Frame 1 (no input): blank canvas, image omitted
Frame 60 (no input): blank canvas, image omitted
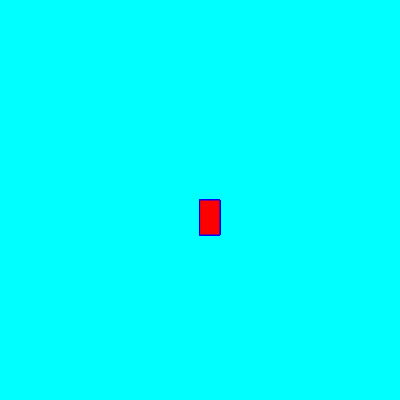
Frame 120 (the mouse pressed at the canvas centre since frame 60)

The p5.js sketch whose frames 1 and 60 were blank and that drew this single picture after the mouse press (run headless with seeded random() and noise() and a simulated clock; from frame 60 on, the mouse is pressed at the canvas centre):

// p5.js sketch
// ── sketch.js
function setup() {
  createCanvas(400, 400);
  background("cyan")
}

function draw() {
  stroke("blue");
  fill("red");
  
  
  if (mouseIsPressed) {
    rect(mouseX, mouseY, 20, 35);
  }
}
